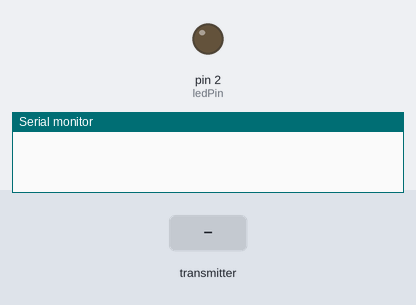
Simulated run of this sketch. Board: Arduino Uno, built with avr-gcc and run on an emulated ATmega328P. Shown: output pins drawn as LEDs (lit = HIGH), the last lines printed to the serial monitor. Inputs (shaded band) come from the test bench. No radio packets arrive unless stated.

Above: at 1.2 s.
1.3 s: the transmitter starts sending buttonState = 1
At 2.3 s:
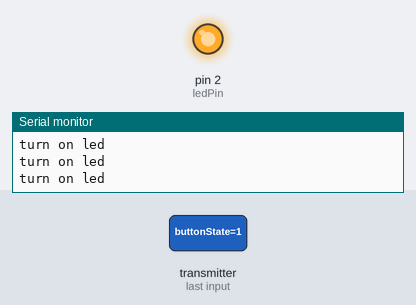
2.8 s: the transmitter starts sending buttonState = 0
At 3.4 s:
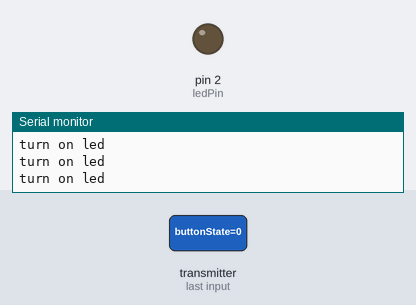
Timing chart, 0 to 5.8 s (numbered marks = the images above; inputs shaded):
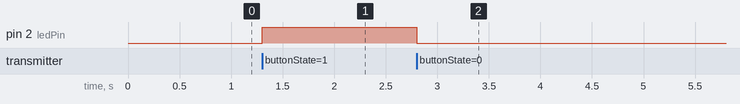

The sketch:

RF_RX.ino
```cpp
/*
* Arduino Wireless Communication Tutorial
*       Example 1 - Receiver Code
*
* credits: Dejan Nedelkovski, www.HowToMechatronics.com
*
* Library: TMRh20/RF24, https://github.com/tmrh20/RF24/
*/
#include <SPI.h>
#include <nRF24L01.h>
#include <RF24.h>
#define ledPin 2
boolean buttonState = 0;

RF24 radio(7, 8); // CE, CSN
const byte address[6] = "00001";

void setup() {
  pinMode(ledPin, OUTPUT);
  Serial.begin(9600);
  radio.begin();
  radio.openReadingPipe(0, address);
  radio.setDataRate(RF24_250KBPS);

  //PA Level options: RF24_PA_MIN, RF24_PA_LOW, RF24_PA_HIGH and RF24_PA_MAX
  radio.setPALevel(RF24_PA_MAX);
  radio.setChannel(108);
  radio.startListening();
}
void loop() {
  if (radio.available()) {
    radio.read(&buttonState, sizeof(buttonState));
    if(buttonState == HIGH)
    {
      Serial.println("turn on led");
      digitalWrite(ledPin, HIGH);
    }
    else {
      digitalWrite(ledPin, LOW);
    }
  }
}
```

Measured:
- after the input at 1.3 s, pin 2 (ledPin): LOW → HIGH at once
- after the input at 2.8 s, pin 2 (ledPin): HIGH → LOW at once
